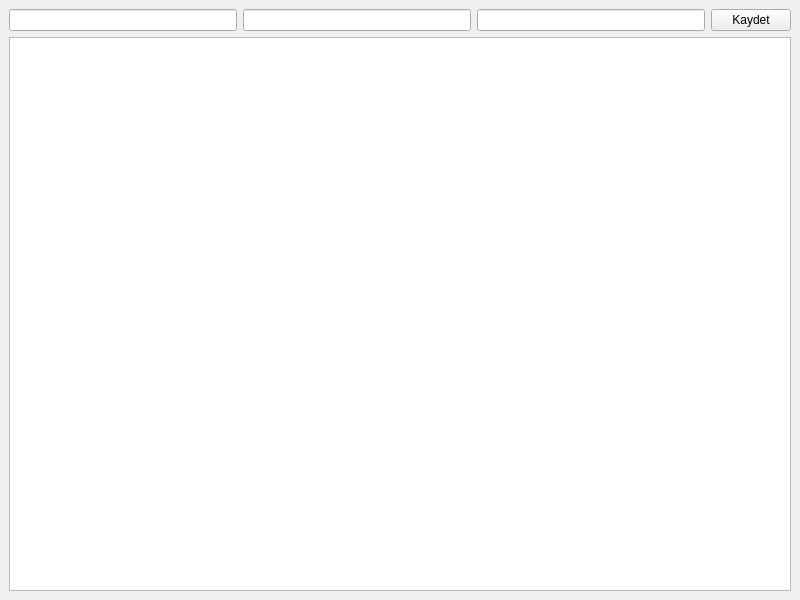
<?xml version="1.0" encoding="UTF-8"?>
<ui version="4.0">
 <class>MainWindow</class>
 <widget class="QMainWindow" name="MainWindow">
  <property name="geometry">
   <rect>
    <x>0</x>
    <y>0</y>
    <width>800</width>
    <height>600</height>
   </rect>
  </property>
  <property name="windowTitle">
   <string>MainWindow</string>
  </property>
  <widget class="QWidget" name="centralwidget">
   <layout class="QVBoxLayout" name="verticalLayout">
    <item>
     <layout class="QHBoxLayout" name="horizontalLayout">
      <item>
       <widget class="QLineEdit" name="ad"/>
      </item>
      <item>
       <widget class="QLineEdit" name="soyad"/>
      </item>
      <item>
       <widget class="QLineEdit" name="telefon"/>
      </item>
      <item>
       <widget class="QPushButton" name="kaydetButon">
        <property name="text">
         <string>Kaydet</string>
        </property>
       </widget>
      </item>
     </layout>
    </item>
    <item>
     <widget class="QTableWidget" name="liste"/>
    </item>
   </layout>
  </widget>
 </widget>
 <resources/>
 <connections/>
</ui>
